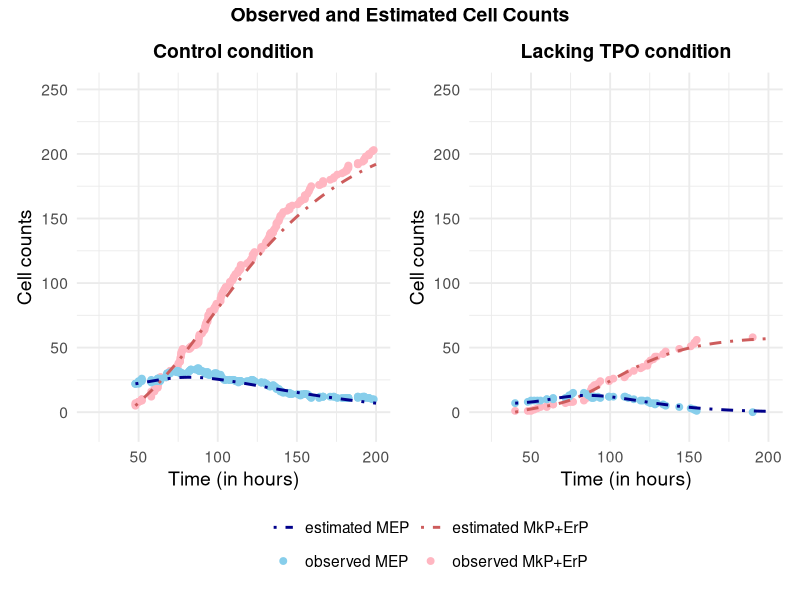

The R script that drew this image:
library(tidyr)
library(dplyr)
library(ggplot2)
library(DEoptim)
library(patchwork)
library(goftest)
library(fitdistrplus)

### functions for estimation
log_likelihood_noduds_de <- function(params, data) {
  params <- as.numeric(params)
  names(params) <- c("u", "v", "c1", "c2", "m1", "m2")
  
  # Reparameterization
  u <- params["u"]
  v <- params["v"]
  
  p1 <- u
  p2 <- (1 - u) * v
  
  c1 <- params["c1"]; c2 <- params["c2"]
  m1 <- params["m1"]; m2 <- params["m2"]
  
  x <- as.numeric(data$X)
  t <- as.numeric(data$t)
  
  A <- p1 / (1 + c1 * (t - m1)^2)
  B <- p2 / (1 + c2 * (t - m2)^2)
  
  epsilon <- 1e-10
  C <- pmax(1 - A - B, epsilon)
  
  ll <- sum(
    (x ==  1) * log(A + epsilon) +
      (x ==  0) * log(B + epsilon) +
      (x == -1) * log(C)
  )
  
  return(-ll)
}

r_estimator <- function(data){
  Si <- data$Si
  deltat <- data$deltat
  n <- nrow(data)
  r <- n/(sum(Si*deltat))
  return(r)
}

### functions for prediction
int.p.func <- function(t, p, c, m) {
  (p / sqrt(c)) * (atan(sqrt(c) * (t - m)) + atan(sqrt(c) * m))
}

make_expected_noduds_data <- function(time.input,
                                      p1.true, c1.true, m1.true,
                                      p2.true, c2.true, m2.true,
                                      # p4.true, c4.true, m4.true,
                                      s0.true, r.true) {
  p1.func <- function(t){
    p1.prob <- p1.true/(1+c1.true*(t-m1.true)^2)
    return(p1.prob)
  }
  
  p2.func <- function(t){
    p2.prob <- p2.true/(1+c2.true*(t-m2.true)^2)
    return(p2.prob)
  }
  
  p3.func <- function(t){
    # p3.prob <- 1- p1.true/(1+c1.true*(t-m1.true)^2)-p2.true/(1+c2.true*(t-m2.true)^2) - p4.true/(1+c4.true*(t-m4.true)^2)
    p3.prob <-1- p1.true/(1+c1.true*(t-m1.true)^2)-p2.true/(1+c2.true*(t-m2.true)^2)
    return(p3.prob)
  }
  
  int.p1 <- function(t) int.p.func(t, p1.true, c1.true, m1.true)
  int.p2 <- function(t) int.p.func(t, p2.true, c2.true, m2.true)
  # int.p4 <- function(t) int.p.func(t, p4.true, c4.true, m4.true)
  
  int.p3 <- function(t) {
    # t - int.p1(t) - int.p2(t) - int.p4(t)
    t - int.p1(t) - int.p2(t)
  }
  
  sc.mean <- function(t) {
    s0.true * exp(r.true * (int.p1(t) - int.p3(t)))
  }
  
  sc.var.bp <- function(t) {
    A <- exp(2 * r.true * (int.p1(t) - int.p3(t)))

    integrand_B <- function(x) {
      (p1.func(x) + p3.func(x)) *
        exp(-r.true * (int.p1(x) - int.p3(x)))
    }

    B <- integrate(integrand_B, lower = 0, upper = t)$value
    s0.true * r.true * A * B
  }
  ec.mean <- function(t){
    integrand <- function(x){
      (p2.func(x) + 2 * p3.func(x))* exp(r.true * (int.p1(x) - int.p3(x)))
    }
    out <- integrate(integrand, lower = 0, upper = t)$value
    return(out*s0.true*r.true)
  }
  
  data.frame(
    time = time.input,
    sc.mean = sapply(time.input, sc.mean),
    sc.var.bp = sapply(time.input, sc.var.bp),
    ec.mean = sapply(time.input, ec.mean)
  )
}

simulate_markov <- function(
    reps = 100,
    p1, p2, p4,
    c1, c2, c4,
    m1, m2, m4,
    s0 = 200,
    r = 0.2,
    min_p_t = 1e-4,
    max_it = 50000,
    t_max = 100,
    seed = NULL
) {
  if (!is.null(seed)) set.seed(seed)
  
  f_t <- function(t, c, m) 1 / (1 + c * (t - m)^2)
  
  probs_t <- function(t) {
    f1 <- f_t(t, c1, m1)
    f2 <- f_t(t, c2, m2)
    f4 <- f_t(t, c4, m4)
    
    p1t <- p1 * f1
    p2t <- p2 * f2
    p4t <- p4 * f4
    p3t <- 1 - p1t - p2t - p4t
    
    p3t <- pmax(p3t, 0)
    
    probs <- c(p1t, p2t, p3t, p4t)
    
    s <- sum(probs)
    if (s <= 0) stop("All transition probabilities zero — invalid parameters.")
    if (s != 1) probs <- probs / s
    
    # avoid extremely small values
    probs[probs < min_p_t] <- 0
    probs <- probs / sum(probs)
    
    probs
  }
  
  all_out <- list()
  idx <- 1
  
  for (rep_i in 1:reps) {
    
    sc <- s0
    ec <- 0
    dc <- 0
    t <- 0
    itnum <- 0
    
    sc_steps <- sc
    ec_steps <- ec
    dc_steps <- dc
    time_steps <- t
    
    while (sc > 0) {
      
      itnum <- itnum + 1
      if (itnum > max_it || t > t_max) {
        warning("Stopped early: max_it or time bound exceeded")
        break
      }
      
      t <- t + rexp(1, rate = r * sc)
      
      probs <- probs_t(t)
      
      event <- sample(1:4, size = 1, prob = probs)
      
      if (event == 1) { sc <- sc + 1 }
      if (event == 2) { ec <- ec + 1 }
      if (event == 3) { sc <- sc - 1; ec <- ec + 2 }
      if (event == 4) { dc <- dc + 1 }
      
      sc_steps <- c(sc_steps, sc)
      ec_steps <- c(ec_steps, ec)
      dc_steps <- c(dc_steps, dc)
      time_steps <- c(time_steps, t)
    }
    
    all_out[[idx]] <- data.frame(
      reps = rep(rep_i, length(sc_steps)),
      time.steps = time_steps,
      sc.steps = sc_steps,
      ec.steps = ec_steps,
      dc.steps = dc_steps
    )
    idx <- idx + 1
  }
  
  do.call(rbind, all_out)
}

### for plotting
colors1 <- c("observed MkP+ErP" = "lightpink", "observed MEP" = "skyblue",
             "estimated MkP+ErP" = "indianred", "estimated MEP" = "darkblue")


###
###
###
mep_tpo_count <- read.csv("mep_tpo_count.csv")
mep_tpo_count <- mep_tpo_count[-c(1:4),]

mep_tpo_count$time_shift <- mep_tpo_count$time - min(mep_tpo_count$time)

### TPO
mep_tpo_fitdata <- data.frame(X = diff(mep_tpo_count$mep),
                              t = mep_tpo_count$time_shift[-1],
                              deltat = diff(mep_tpo_count$time_shift),
                              Si = mep_tpo_count$mep
                              [-length(mep_tpo_count$mep)])
head(mep_tpo_fitdata)
t_min <- min(mep_tpo_fitdata$t, 0)
t_max <- max(mep_tpo_fitdata$t, 100)
lower <- c(u = 1e-5, v = 1e-5, 
           c1 = 1e-5, c2 = 1e-5, 
           m1 = t_min, m2 = t_min)
upper <- c(u = 0.99999, v = 0.99999,
           c1 = 100, c2 = 100, 
           m1 = t_max, m2 = t_max)
set.seed(123)
DE_res <- DEoptim(
  fn = log_likelihood_noduds_de,
  lower = lower,
  upper = upper,
  data = mep_tpo_fitdata,
  DEoptim.control(NP = 150, itermax = 600, F = 0.9, CR = 0.8, strategy = 6,
                  trace = FALSE)
)
u_hat <- DE_res$optim$bestmem["u"]
v_hat <- DE_res$optim$bestmem["v"]

p1_hat <- u_hat
p2_hat <- (1 - u_hat) * v_hat

p1_hat; p2_hat

par.est <- DE_res$optim$bestmem
r.est <- r_estimator(mep_tpo_fitdata)
tpo.noduds.est <- c(p1_hat, p2_hat, par.est[3:6], r.est)
names(tpo.noduds.est) <- c("p1", "p2", "c1", "c2", "m1", "m2", "r")
tpo.noduds.est
tpo.noduds.est["p1"]; tpo.noduds.est["c1"]; tpo.noduds.est["m1"]
# 0.4560184 0.001138745 19.0687 
tpo.noduds.est["p2"]; tpo.noduds.est["c2"]; tpo.noduds.est["m2"]
# 0.5439761  0.0001757318  21.74811
tpo.noduds.est["r"]
# 0.04528165

mep_tpo_pred <- make_expected_noduds_data(time.input = seq(min(mep_tpo_count$time_shift), max(mep_tpo_count$time_shift+10), by = 0.1),
                                          p1.true = tpo.noduds.est["p1"],
                                          c1.true = tpo.noduds.est["c1"],
                                          m1.true = tpo.noduds.est["m1"],
                                          p2.true = tpo.noduds.est["p2"],
                                          c2.true = tpo.noduds.est["c2"],
                                          m2.true = tpo.noduds.est["m2"],
                                          s0.true = mep_tpo_count$mep[1],
                                          r.true = tpo.noduds.est["r"])

tpo_est_plot <- ggplot() +
  geom_point(data = mep_tpo_count, 
             aes(x = time_shift + min(time), y = daughter, col = "observed MkP+ErP"),
             pch = 19, size = 2) +
  geom_point(data = mep_tpo_count, 
             aes(x = time_shift+ min(time), y = mep, col = "observed MEP"),
             pch = 19, size = 2) +
  geom_line(data = mep_tpo_pred, 
            aes(x = time + min(mep_tpo_count$time), y = ec.mean, col = "estimated MkP+ErP"),
            linetype = 4, linewidth = 1) +
  geom_line(data = mep_tpo_pred, 
            aes(x = time + min(mep_tpo_count$time), y = sc.mean, col = "estimated MEP"),
            linetype = 4, linewidth = 1) +
  scale_y_continuous(limits = c(-10, 250)) +
  scale_x_continuous(limits = c(20, 200)) +
  labs(x = "Time (in hours)", y = "Cell counts", color = "",
       title = "Lacking TPO condition",
       # subtitle = "Observed and Estimated Cell Counts"
  )+
  scale_color_manual(values = colors1) +
  guides(color = guide_legend(nrow = 2, byrow = TRUE))+
  theme_minimal(base_size = 14) +
  theme(
    plot.title = element_text(face = "bold"),
    legend.title = element_blank(),
    legend.text.align = 0,
    legend.position = "bottom"
  )
##

##
##

###
###

mep_ctrl_count <- read.csv("mep_ctrl_count.csv")
mep_ctrl_count <- mep_ctrl_count[-c(1:14),]

mep_ctrl_count$time_shift <- mep_ctrl_count$time - min(mep_ctrl_count$time)

mep_ctrl_fitdata <- data.frame(X = diff(mep_ctrl_count$mep),
                               t = mep_ctrl_count$time_shift[-1],
                               deltat = diff(mep_ctrl_count$time_shift),
                               Si = mep_ctrl_count$mep
                               [-length(mep_ctrl_count$mep)])

head(mep_ctrl_fitdata)
t_min <- min(mep_ctrl_fitdata$t, 0)
t_max <- max(mep_ctrl_fitdata$t, 100)
lower <- c(u = 1e-5, v = 1e-5, 
           c1 = 1e-5, c2 = 1e-5, 
           m1 = t_min, m2 = t_min)
upper <- c(u = 0.99999, v = 0.99999,
           c1 = 1, c2 = 1, 
           m1 = t_max, m2 = t_max)
set.seed(124)
DE_res <- DEoptim(
  fn = log_likelihood_noduds_de,
  lower = lower,
  upper = upper,
  data = mep_ctrl_fitdata,
  DEoptim.control(NP = 150, itermax = 600, F = 0.9, CR = 0.8, strategy = 6,
                  trace = FALSE
  )
)

u_hat <- DE_res$optim$bestmem["u"]
v_hat <- DE_res$optim$bestmem["v"]

p1_hat <- u_hat
p2_hat <- (1 - u_hat) * v_hat

p1_hat; p2_hat

par.est <- DE_res$optim$bestmem
r.est <- r_estimator(mep_ctrl_fitdata)
par.est
r.est


ctrl.est <- c(p1_hat, p2_hat, par.est[3:6], r.est)
names(ctrl.est) <- c("p1", "p2", "c1", "c2", "m1", "m2", "r")

mep_ctrl_pred <- make_expected_noduds_data(time.input = seq(min(mep_ctrl_count$time_shift), max(mep_ctrl_count$time_shift+10), by = 0.1),
                                          p1.true = ctrl.est["p1"],
                                          c1.true = ctrl.est["c1"],
                                          m1.true = ctrl.est["m1"],
                                          p2.true = ctrl.est["p2"],
                                          c2.true = ctrl.est["c2"],
                                          m2.true = ctrl.est["m2"],
                                          s0.true = mep_ctrl_count$mep[1],
                                          r.true = ctrl.est["r"])

ctrl_est_plot <- ggplot() +
  geom_point(data = mep_ctrl_count, 
             aes(x = time_shift + min(time), y = daughter, col = "observed MkP+ErP"),
             pch = 19, size = 2) +
  geom_point(data = mep_ctrl_count, 
             aes(x = time_shift+ min(time), y = mep, col = "observed MEP"),
             pch = 19, size = 2) +
  geom_line(data = mep_ctrl_pred, 
            aes(x = time + min(mep_ctrl_count$time), y = ec.mean + mep_ctrl_count$daughter[1], col = "estimated MkP+ErP"),
            linetype = 4, linewidth = 1) +
  geom_line(data = mep_ctrl_pred, 
            aes(x = time + min(mep_ctrl_count$time), y = sc.mean, col = "estimated MEP"),
            linetype = 4, linewidth = 1) +
  scale_y_continuous(limits = c(-10, 250)) +
  scale_x_continuous(limits = c(20, 200)) +
  labs(x = "Time (in hours)", y = "Cell counts", color = "",
       title = "Control condition",
       # subtitle = "Observed and Expected Cell Counts"
  )+
  scale_color_manual(values = colors1) +
  guides(color = guide_legend(nrow = 2, byrow = TRUE))+
  theme_minimal(base_size = 14) +
  theme(
    plot.title = element_text(face = "bold"),
    legend.title = element_blank(),
    legend.text.align = 0,
    legend.position = "bottom"
  )

(ctrl_est_plot | tpo_est_plot) +  plot_annotation(
  title = "Observed and Estimated Cell Counts"
) + plot_layout(guides = "collect") &
  theme(
    legend.position = "bottom",
    plot.title = element_text(size = 14, face = "bold", hjust = 0.5)
  )
